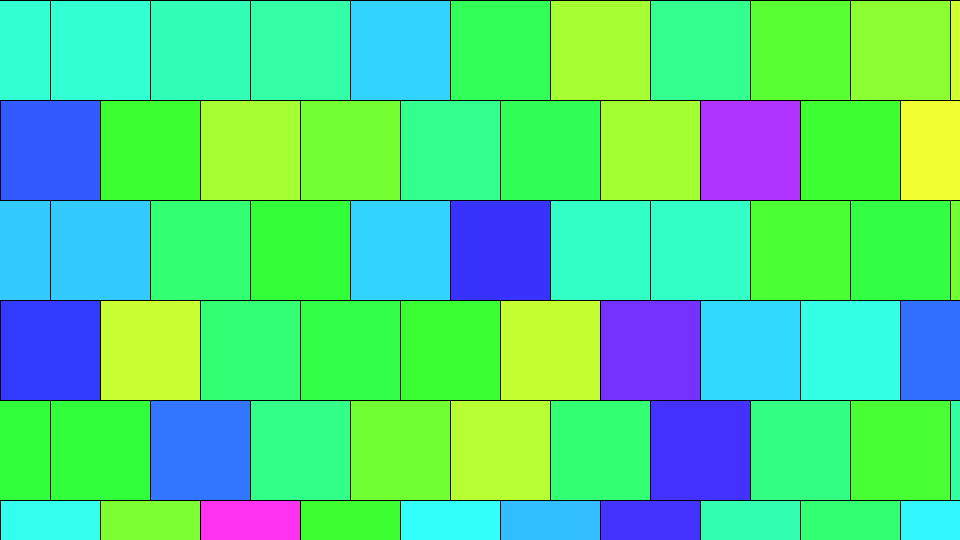
Frame 1 (no input)
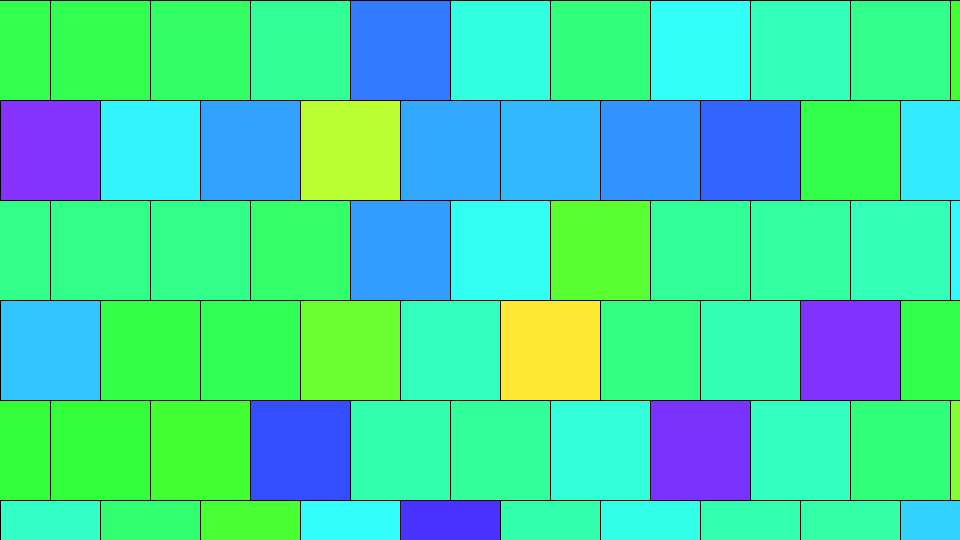
Frame 60 (the mouse pressed at the canvas centre just before this capture)
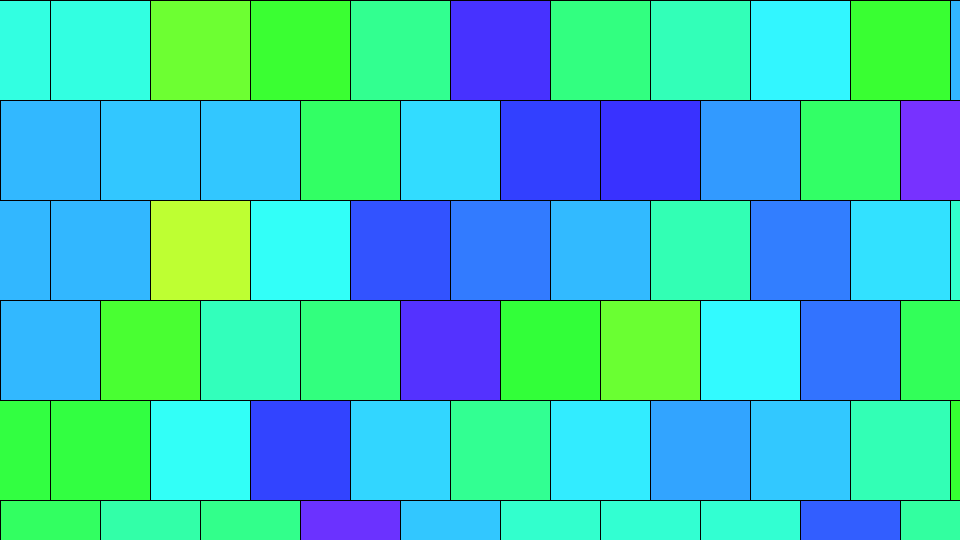
Frame 120 (the mouse held since frame 60 and released just before this capture)

The Processing sketch that drew these frames (run headless with seeded random() and noise(); from frame 60 on, the mouse is pressed at the canvas centre):

// Processing sketch: sketch_xxx_for_tiling_odd_even
// ── sketch_xxx_for_tiling_odd_even.pde
// 変数
float grid = 100;

// setup関数 : 初回1度だけ実行される
void setup(){
  size(960,540); // ウィンドウサイズを960px,540pxに
  colorMode(HSB,360,100,100); // HSBでの色指定にする
  smooth(); // 描画を滑らかに
}

// draw関数 : setup関数実行後繰り返し実行される
void draw(){
  int counter = 0;
  for(float y = 0; y < height; y += grid){
    counter++;
    if(counter%2==0){
      // even 偶数のとき
      for(float x = 0; x < width; x += grid ){
        float hue = noise(x/100f,y/100f,frameCount/100f)*360;
        color c = color(hue,80,100);
        fill(c);
        rect(x,y,grid,grid);
      }
    }else{
      for(float x = -grid/2; x < width+grid/2; x += grid ){
        // even 偶数のとき
        float hue = noise(x/100f,y/100f,frameCount/100f)*360;
        color c = color(hue,80,100);
        fill(c);
        rect(x,y,grid,grid);
      }
    }
  }
}
